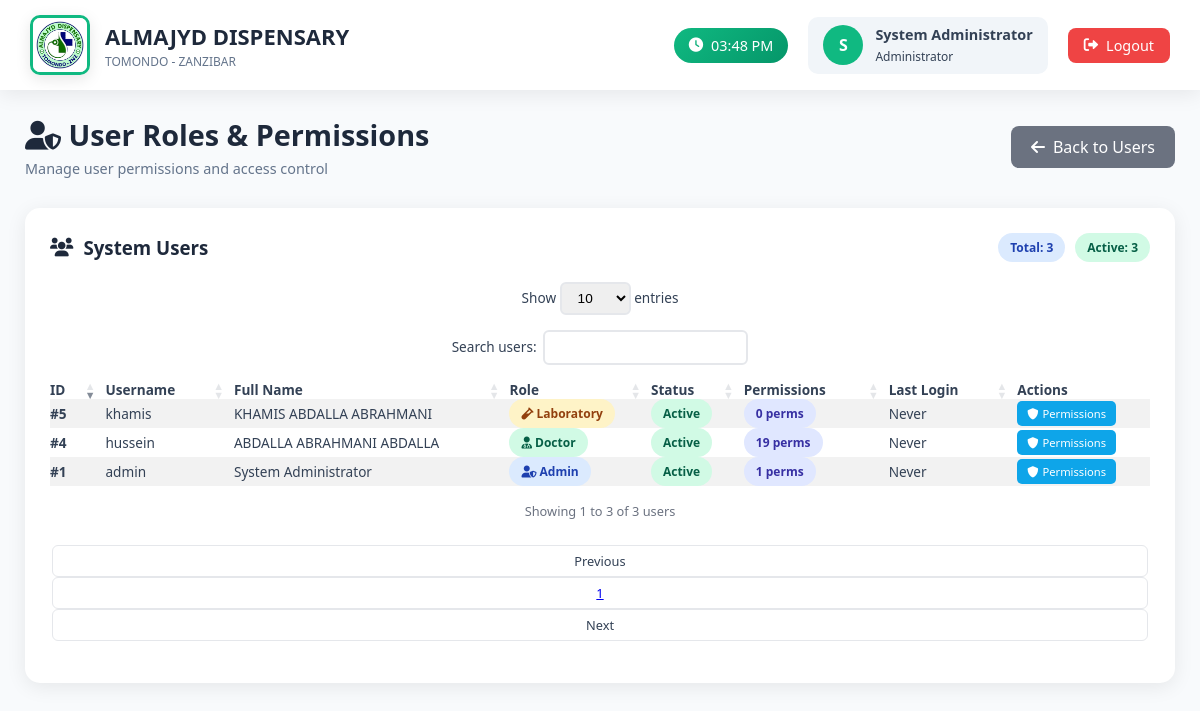
/admin/user_roles.php (signed in), run on an earlier commit of the app's database.
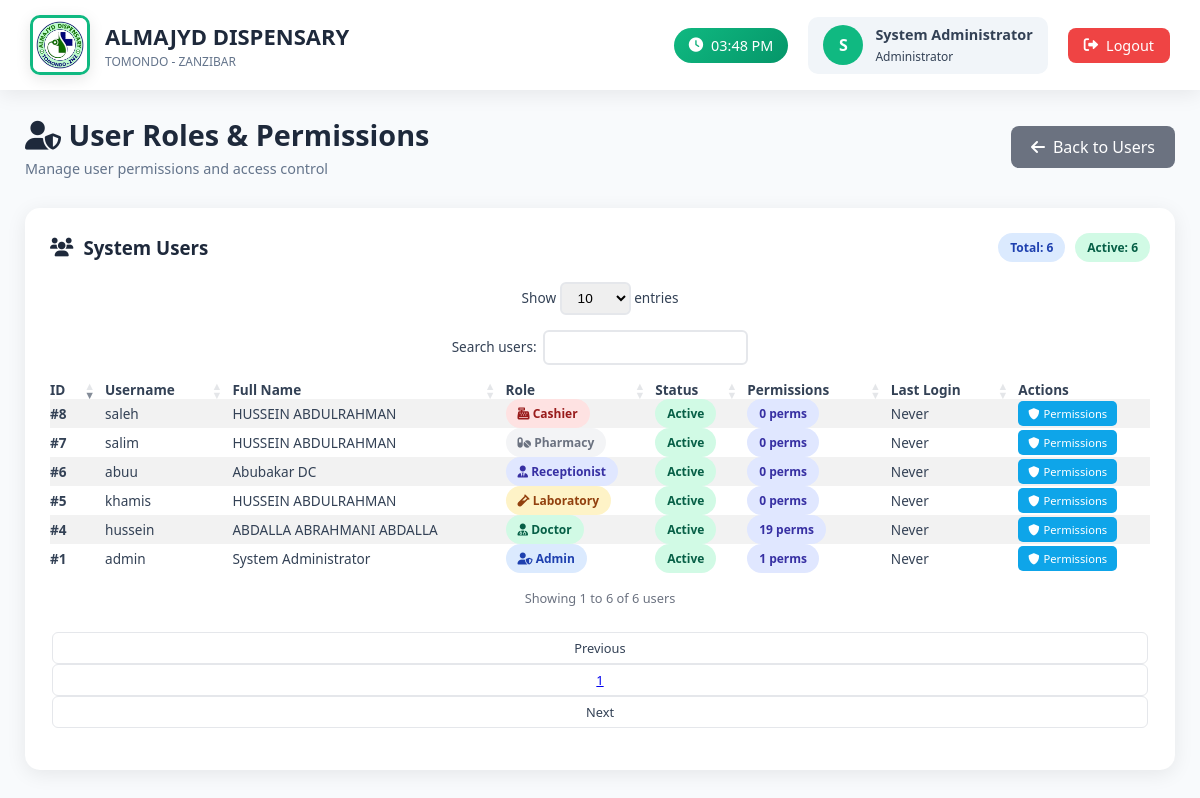
And on a later commit of the database.
### tables this page shows
CREATE TABLE `users` (
  `id` int(11) NOT NULL,
  `username` varchar(50) NOT NULL,
  `password` varchar(255) NOT NULL,
  `email` varchar(100) DEFAULT NULL,
  `role` enum('admin','doctor','receptionist','laboratory','pharmacy','cashier') NOT NULL,
  `full_name` varchar(100) NOT NULL,
  `phone` varchar(20) DEFAULT NULL,
  `district` varchar(100) DEFAULT NULL,
  `region` varchar(100) DEFAULT NULL,
  `created_at` timestamp NOT NULL DEFAULT current_timestamp(),
  `status` enum('active','inactive') DEFAULT 'active',
  `permissions` text DEFAULT NULL,
  `last_login` timestamp NULL DEFAULT NULL
);

### admin/user_roles.php (the view, shortened to what the changed rows need)
<?php
require_once '../config.php';
$users = $pdo->query("SELECT * FROM users ORDER BY role, full_name")->fetchAll(PDO::FETCH_ASSOC);
?>
<!DOCTYPE html>
<html lang="en">
<head>
    <link rel="stylesheet" href="https://cdn.datatables.net/1.13.6/css/dataTables.bootstrap5.min.css">
    <link rel="stylesheet" href="https://cdnjs.cloudflare.com/ajax/libs/font-awesome/6.0.0/css/all.min.css">
</head>
<body>
    <div class="topbar">
        <div class="logo-section">
            <div class="clinic-info">
                <h1>ALMAJYD DISPENSARY</h1>
            </div>
        </div>
    </div>
    <div class="main">
        <div class="page-header">
            <div class="page-title">
                <h2><i class="fas fa-user-shield"></i> User Roles & Permissions</h2>
            </div>
        </div>
        <div class="table-container">
            <div class="table-header">
                <h3><i class="fas fa-users"></i> System Users</h3>
                <div style="display: flex; gap: 10px; flex-wrap: wrap;">
                    <span class="badge badge-primary">Total: <?php echo count($users); ?></span>
                    <span class="badge badge-success">Active: <?php echo count(array_filter($users, fn($u) => $u['status'] == 'active')); ?></span>
                </div>
            </div>
            <div class="table-responsive">
                <table class="table table-striped table-hover" id="usersTable" style="width:100%">
                    <thead>
                        <tr>
                            <th>ID</th>
                            <th>Username</th>
                            <th>Full Name</th>
                            <th>Role</th>
                            <th>Status</th>
                            <th>Permissions</th>
                            <th>Last Login</th>
                            <th>Actions</th>
                        </tr>
                    </thead>
                    <tbody>
                        <?php foreach ($users as $user):
                            $permission_count = 0;
                            if (isset($user['permissions']) && $user['permissions']) {
                                $user_permissions = json_decode($user['permissions'], true);
                                if ($user_permissions) {
                                    foreach ($user_permissions as $perms) {
                                        $permission_count += is_array($perms) ? count($perms) : 0;
                                    }
                                }
                            }
                            $last_login = 'Never';
                        ?>
                        <tr>
                            <td><strong>#<?php echo $user['id']; ?></strong></td>
                            <td><?php echo htmlspecialchars($user['username']); ?></td>
                            <td><?php echo htmlspecialchars($user['full_name']); ?></td>
                            <td>
                                <span class="badge
                                    <?php
                                    switch($user['role']) {
                                        case 'admin': echo 'badge-primary'; break;
                                        case 'doctor': echo 'badge-success'; break;
                                        case 'receptionist': echo 'badge-info'; break;
                                        case 'laboratory': echo 'badge-warning'; break;
                                        case 'pharmacy': echo 'badge-secondary'; break;
                                        case 'cashier': echo 'badge-danger'; break;
                                    }
                                    ?>">
                                    <i class="fas fa-<?php
                                        switch($user['role']) {
                                            case 'admin': echo 'user-shield'; break;
                                            case 'doctor': echo 'user-md'; break;
                                            case 'receptionist': echo 'user-tie'; break;
                                            case 'laboratory': echo 'vial'; break;
                                            case 'pharmacy': echo 'pills'; break;
                                            case 'cashier': echo 'cash-register'; break;
                                        }
                                    ?>"></i>
                                    <?php echo ucfirst($user['role']); ?>
                                </span>
                            </td>
                            <td>
                                <span class="badge <?php echo $user['status'] == 'active' ? 'badge-success' : 'badge-danger'; ?>">
                                    <?php echo ucfirst($user['status']); ?>
                                </span>
                            </td>
                            <td>
                                <span class="badge badge-info">
                                    <?php echo $permission_count; ?> perms
                                </span>
                            </td>
                            <td><?php echo $last_login; ?></td>
                            <td>
                                <div class="action-buttons">
                                    <a href="?edit_permissions=<?php echo $user['id']; ?>" class="btn-sm btn-info">
                                        <i class="fas fa-shield-alt"></i>
                                        Permissions
                                    </a>
                                </div>
                            </td>
                        </tr>
                        <?php endforeach; ?>
                    </tbody>
                </table>
            </div>
        </div>
    </div>
</body>
</html>

What changed in the data, as far as the page shows it:
added users: id "6", username "abuu", full_name "Abubakar DC", role "Receptionist", status "Active", permission_count "0", last_login "Never"
changed users "khamis": full_name "KHAMIS ABDALLA ABRAHMANI" → "HUSSEIN ABDULRAHMAN"
added users: id "7", username "salim", full_name "HUSSEIN ABDULRAHMAN", role "Pharmacy", status "Active", permission_count "0", last_login "Never"
added users: id "8", username "saleh", full_name "HUSSEIN ABDULRAHMAN", role "Cashier", status "Active", permission_count "0", last_login "Never"
Also different on the page:
count($users): "3" → "6"
count(array_filter($users, fn($u) => $u['status'] == 'active')): "3" → "6"
text written by a page script: "Show entries Search users: Showing 1 to 3 of 3 users Previous 1 Next" → "Show entries Search users: Showing 1 to 6 of 6 users Previous 1 Next"
